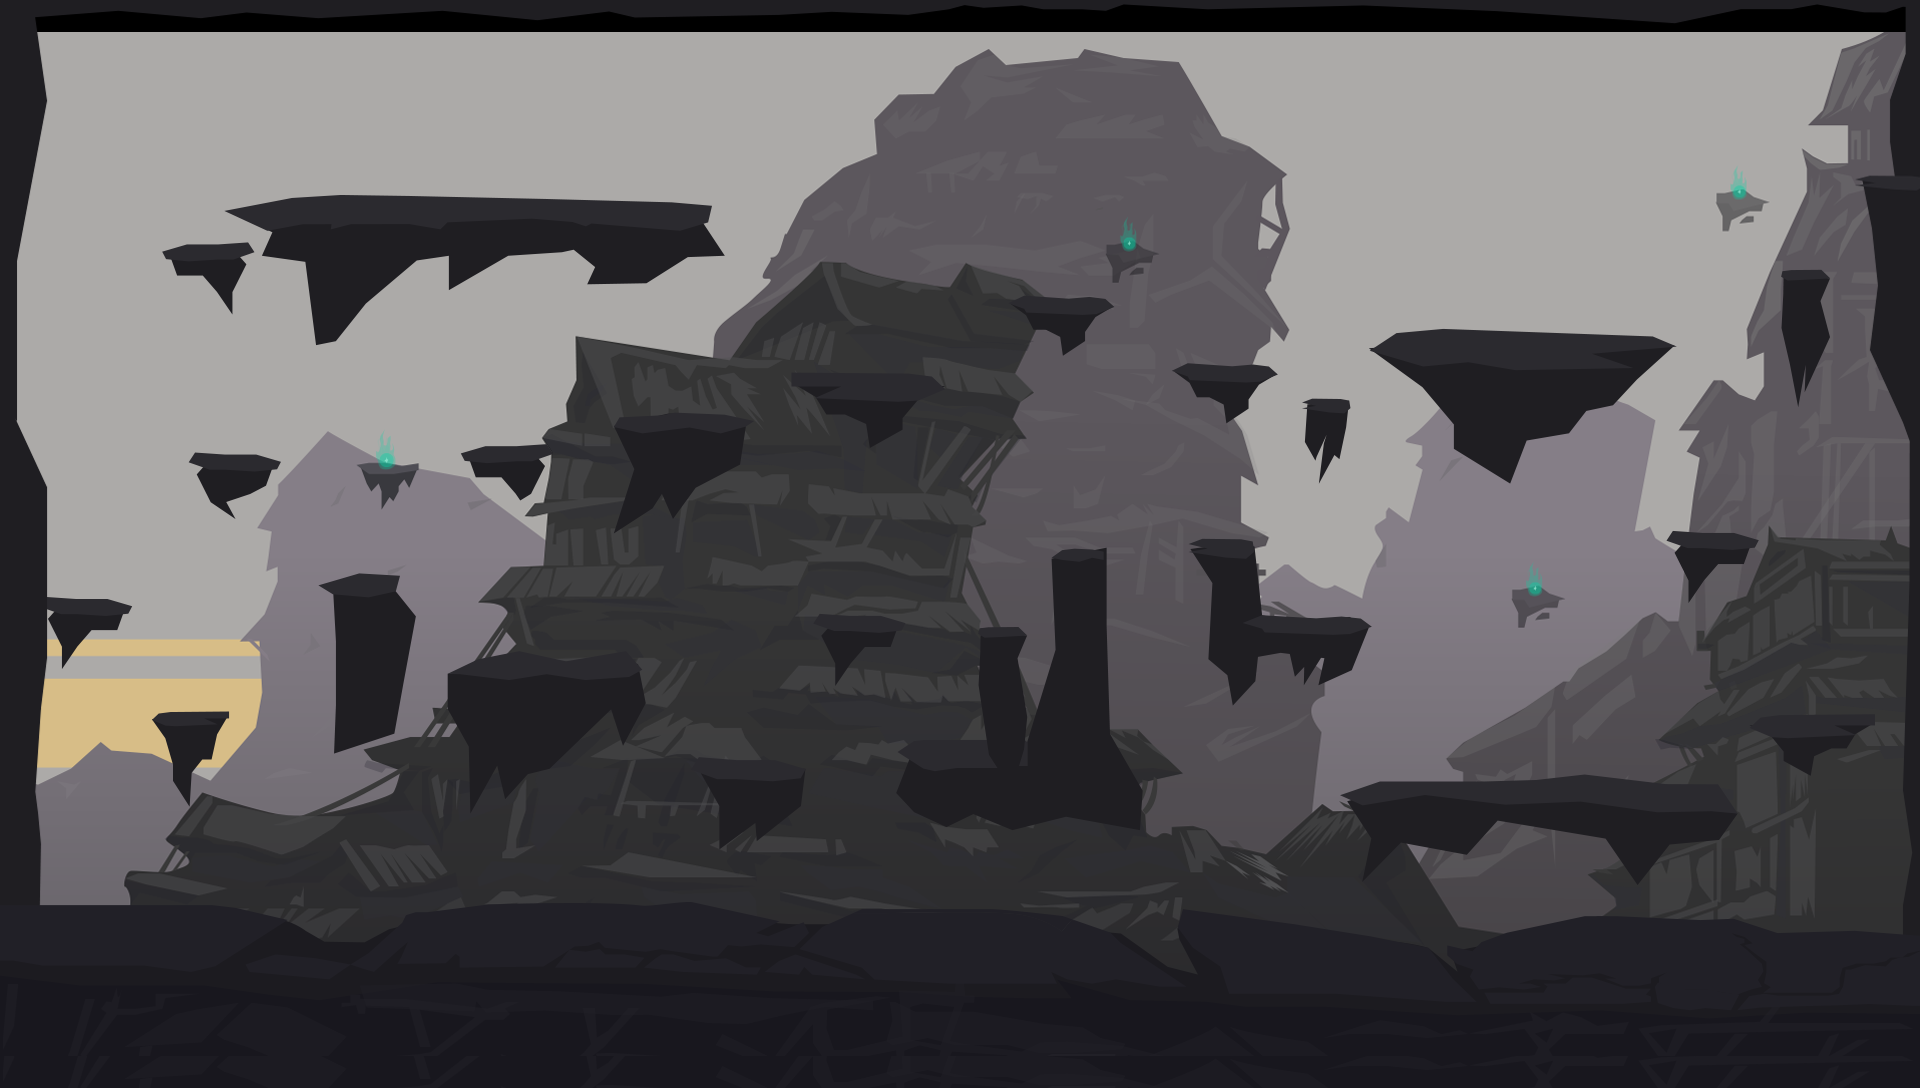

Below is a game level as drawn by its tile map, then a one-line description and the .tmx that defines it (tile-layer data replaced by summaries):
An orthogonal 60x34 tile map with 32x32 px tiles, 2 tile layers (bg, plat), 2 tilesets and 193 objects.

<map version="1.0.0" orientation="orthogonal" renderorder="right-down" width="60" height="34" tilewidth="32" tileheight="32" nextobjectid="209">
 <tileset firstgid="1" name="bg-01" tilewidth="32" tileheight="32" tilecount="1980" columns="60">
  <image source="bg-01.png" trans="aaff00" width="1924" height="1081" />
 </tileset>
 <tileset firstgid="1981" name="layer-tot-felu-03" tilewidth="32" tileheight="32" tilecount="1980" columns="60">
  <image source="layer-tot-felu-03.png" trans="aaff00" width="1924" height="1081" />
 </tileset>
 <layer name="bg" width="60" height="34">
  <data>[2040 cells, 1980 non-empty, 1980 distinct tile ids]</data>
 </layer>
 <layer name="plat" width="60" height="34">
  <data>[2040 cells, 2040 non-empty, 1980 distinct tile ids]</data>
 </layer>
 <objectgroup name="colls">
  <object id="1" x="227" y="211">
   <polygon points="0,0 67,-12 46,22" />
  </object>
  <object id="2" x="263" y="255">
   <polygon points="0,0 31,-56 78,-60 44,6" />
  </object>
  <object id="3" x="305" y="259">
   <polygon points="0,0 13,87 32,82 111,2 136,-60 37,-65" />
  </object>
  <object id="4" x="439" y="196">
   <polygon points="0,0 -20,62 8,59 34,1" />
  </object>
  <object id="5" x="450" y="290">
   <polygon points="0,0 0,-34 23,-93 73,-91 56,-34" />
  </object>
  <object id="6" x="521" y="199">
   <polygon points="0,0 66,0 54,52 -13,57" />
  </object>
  <object id="7" x="589" y="200">
   <polygon points="0,0 50,3 6,67 -15,54" />
  </object>
  <object id="8" x="634" y="203">
   <polygon points="0,0 71,3 11,80 -49,82" />
  </object>
  <object id="9" x="648" y="283">
   <polygon points="0,0 40,-27 28,-38" />
  </object>
  <object id="10" x="724" y="253">
   <polygon points="0,0 -39,4 -49,-9 -24,-38" />
  </object>
  <object id="11" x="705" y="205.5">
   <polygon points="0,0 9,0 3,17.5 0.5,17.5 -6,9" />
  </object>
  <object id="12" x="162" y="251.5">
   <polygon points="0,0 26,-7.5 4.5,8" />
  </object>
  <object id="14" x="167" y="260">
   <polygon points="0,0 5.5,-0.5 23,-16.5" />
  </object>
  <object id="15" x="176.5" y="275">
   <polygon points="0,0 -6,-14.5 13.5,-31.5 71.5,-32.5 77.5,-22" />
  </object>
  <object id="16" x="176" y="274.5">
   <polygon points="0,0 24.5,1.5 65.5,-17" />
  </object>
  <object id="17" x="216.5" y="290.5">
   <polygon points="0,0 17,0 17,23.5" />
  </object>
  <object id="18" x="204.5" y="276.5">
   <polygon points="0,0 11,14 28,14 42.5,-12 37,-18" />
  </object>
  <object id="23" x="192.667" y="462">
   <polygon points="0,0 6,-8 68,-6.5 90.5,1 88,9.5" />
  </object>
  <object id="24" x="193.167" y="463">
   <polygon points="0,0 12.5,5 17,1" />
  </object>
  <object id="25" x="200.167" y="474">
   <polygon points="0,0 10,-10 75,-2 68.5,14.5" />
  </object>
  <object id="26" x="238.167" y="518">
   <polygon points="0,0 -7.5,-15.5 -22,-14.5" />
  </object>
  <object id="27" x="199.167" y="474.5">
   <polygon points="0,0 66.5,15 36,27.5 14.5,28.5" />
  </object>
  <object id="28" x="157.333" y="722.333">
   <polygon points="0,0 9.5,-7.5 79,-8.5 77,-2" />
  </object>
  <object id="29" x="158.333" y="722.833">
   <polygon points="0,0 19.5,37 59,39 64.5,14.5 64.5,-1" />
  </object>
  <object id="30" x="222.833" y="721.833">
   <polygon points="0,0 11,0 1,12" />
  </object>
  <object id="31" x="177.333" y="759.333">
   <polygon points="0,0 29.5,3 20,15 1.5,7.5" />
  </object>
  <object id="32" x="177.833" y="766.333">
   <polygon points="0,0 0.5,18 17,40 20.5,8.5" />
  </object>
  <object id="38" x="334" y="753">
   <polygon points="0,0 1,-156 62.5,-161 82,-137 63,-17.5" />
  </object>
  <object id="39" x="319" y="585.5">
   <polygon points="0,0 16,10 78,6.5 82.5,-8.5 41.5,-13" />
  </object>
  <object id="40" x="447" y="674">
   <polygon points="0,0 33,-14 73,-22.5 119,-12 131,66 104,96" />
  </object>
  <object id="41" x="446.5" y="673.5">
   <polygon points="0,0 1.5,33.5 21.5,74.5 79.5,99 104.5,96.5" />
  </object>
  <object id="42" x="468.5" y="749.5">
   <polygon points="0,0 2,62.5 33,13.5" />
  </object>
  <object id="43" x="499.5" y="762.5">
   <polygon points="0,0 4.5,38.5 30.5,9.5" />
  </object>
  <object id="44" x="566.5" y="661">
   <polygon points="0,0 59,-9 76,10.5" />
  </object>
  <object id="45" x="566" y="662.5">
   <polygon points="0,0 11.5,79 76,22 75.5,8" />
  </object>
  <object id="46" x="612" y="713.5">
   <polygon points="0,0 12,30.5 35,-9.5 28.5,-30" />
  </object>
  <object id="48" x="690" y="769.5">
   <polygon points="0,0 9,-14 85,-9.5 114,-0.5 110.5,38.5" />
  </object>
  <object id="49" x="700.5" y="774">
   <polygon points="0,0 18,35 71.5,54 97,32.5" />
  </object>
  <object id="50" x="719.5" y="809.5">
   <polygon points="0,0 -1,39 34.5,13" />
  </object>
  <object id="51" x="755" y="822">
   <polygon points="0,0 0,19.5 16.5,5.5" />
  </object>
  <object id="52" x="814.5" y="623">
   <polygon points="0,0 5.5,-9 69,-6.5 90.5,1 88,7.5" />
  </object>
  <object id="53" x="813.5" y="624.5">
   <polygon points="0,0 18.5,1.5 16,6.5" />
  </object>
  <object id="55" x="821.5" y="636">
   <polygon points="0,0 12.5,-12 76.5,-4.5 70,11.5 43,10" />
  </object>
  <object id="56" x="823" y="637.5">
   <polygon points="0,0 10.5,25 25.5,29.5 43.5,9" />
  </object>
  <object id="57" x="835.5" y="663">
   <polygon points="0,0 -0.5,22 13,3.5" />
  </object>
  <object id="58" x="900" y="752">
   <polygon points="0,0 14,-11 87.5,-12 72.5,63" />
  </object>
  <object id="59" x="908.5" y="760">
   <polygon points="0,0 -11.5,33 8.5,54 35,66 63.5,54.5" />
  </object>
  <object id="60" x="977.5" y="634">
   <polygon points="0,0 1.5,-6 41.5,-6.5 50.5,2.5" />
  </object>
  <object id="61" x="980" y="635">
   <polygon points="0,0 -2.5,52 7,106 45,106.5 48,80.5" />
  </object>
  <object id="62" x="1026.5" y="637.5">
   <polygon points="0,0 -46.5,-2.5 -18.5,46.5" />
  </object>
  <object id="63" x="1018" y="659">
   <polygon points="0,0 6.5,50 -10.5,25" />
  </object>
  <object id="64" x="986.5" y="739.5">
   <polygon points="0,0 41,2.5 25.5,90 -14,73.5" />
  </object>
  <object id="65" x="1051" y="558">
   <polygon points="0,0 14,-8 45.5,-8 55.5,7" />
  </object>
  <object id="66" x="1096.5" y="550">
   <polygon points="0,0 10.5,-2 10.5,14" />
  </object>
  <object id="67" x="1051" y="558">
   <polygon points="0,0 55.5,8.5 60.5,178 4,90.5" />
  </object>
  <object id="68" x="1055.5" y="649.5">
   <polygon points="0,0 -28,93.5 -41.5,181 14.5,167" />
  </object>
  <object id="69" x="1055" y="648.5">
   <polygon points="0,0 88,142.5 84.5,181.5 15,168.5" />
  </object>
  <object id="70" x="462.5" y="460">
   <polygon points="0,0 -1,-6.5 23,-13 84.5,-16 92.5,-6 75,-1" />
  </object>
  <object id="71" x="469.5" y="460">
   <polygon points="0,0 8.5,18.5 32,17 71.5,15.5 76,-1" />
  </object>
  <object id="72" x="504" y="478">
   <polygon points="0,0 15,23 27.5,16 35.5,-3" />
  </object>
  <object id="73" x="616" y="425.5">
   <polygon points="0,0 5.5,-8.5 61,-12.5 109.5,-11 137.5,-4 128,6.5" />
  </object>
  <object id="74" x="615.5" y="427">
   <polygon points="0,0 35.5,84 79.5,3" />
  </object>
  <object id="75" x="695" y="430">
   <polygon points="0,0 49.5,3 45,37 -1,59" />
  </object>
  <object id="76" x="694" y="431.5">
   <polygon points="0,0 1.5,56.5 -19.5,84.5 -33,64" />
  </object>
  <object id="77" x="614" y="532">
   <polygon points="0,0 37.5,-22 21.5,-61.5" />
  </object>
  <object id="78" x="792.5" y="388.5">
   <polygon points="0,0 -1.5,-16 121,-13.5 139,-11 152,1" />
  </object>
  <object id="79" x="800" y="387.5">
   <polygon points="0,0 17,9.5 117,14 142.5,3" />
  </object>
  <object id="80" x="816" y="397.5">
   <polygon points="0,0 8.5,16.5 88.5,17.5 102,3.5" />
  </object>
  <object id="81" x="871.5" y="445.5">
   <polygon points="0,0 32.5,-15.5 32,-29.5 -7.5,-30" />
  </object>
  <object id="82" x="846" y="414">
   <polygon points="0,0 18.5,0 18.5,11" />
  </object>
  </objectgroup>
</map>
<!-- 123 of 193 objects omitted -->
